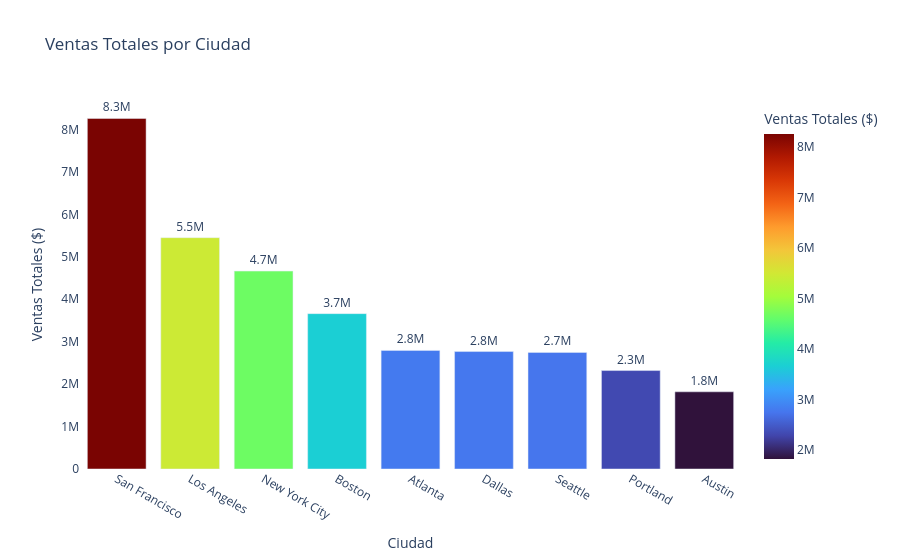

The notebook cell saved with this chart:
### Markdown cell above
## 5.1 ¿En qué ciudades se han registrado las mayores ventas?

### Code cell
df_ventas_ciudad = ciudades_con_mas_ventas.reset_index()

# Gráfico de barras interactivo para Ventas Totales
fig = px.bar(
    df_ventas_ciudad, 
    x='Ciudad', 
    y='Venta',              
    color='Venta',
    text_auto='.2s',        
    title='Ventas Totales por Ciudad',
    labels={'Venta': 'Ventas Totales ($)'},
    color_continuous_scale='Turbo' 
)

# paletas probadas: Tealgrn (muy claro), Viridis, Plasma, Inferno (Austin queda muy oscuro), Magma,Cividis, Turbo, Electric

# Mejoramos el diseño del texto y el fondo
fig.update_traces(textfont_size=12, textangle=0, textposition="outside", cliponaxis=False)
fig.update_layout(
    xaxis_title="Ciudad",
    yaxis_title="Ventas Totales ($)", 
    plot_bgcolor='white',
    hovermode="x"
)

fig.show()

### Figure 1 — Plotly figure (JSON) as saved in the notebook; plotly's stock layout.template omitted (floating-point values rounded to 4 significant figures)
{"data": [{"cliponaxis": false, "hovertemplate": "Ciudad=%{x}<br>Ventas Totales ($)=%{marker.color}<extra></extra>", "legendgroup": "", "marker": {"color": [8262000.0, 5453000.0, 4664000.0, 3662000.0, 2795000.0, 2768000.0, 2748000.0, 2320000.0, 1820000.0], "coloraxis": "coloraxis", "pattern": {"shape": ""}}, "name": "", "orientation": "v", "showlegend": false, "textangle": 0, "textfont": {"size": 12}, "textposition": "outside", "texttemplate": "%{y:.2s}", "type": "bar", "x": ["San Francisco", "Los Angeles", "New York City", "Boston", "Atlanta", "Dallas", "Seattle", "Portland", "Austin"], "xaxis": "x", "y": [8262000.0, 5453000.0, 4664000.0, 3662000.0, 2795000.0, 2768000.0, 2748000.0, 2320000.0, 1820000.0], "yaxis": "y"}], "layout": {"barmode": "relative", "coloraxis": {"autocolorscale": false, "colorbar": {"title": {"text": "Ventas Totales ($)"}}, "colorscale": [[0, "#30123b"], [0.07143, "#4145ab"], [0.1429, "#4675ed"], [0.2143, "#39a2fc"], [0.2857, "#1bcfd4"], [0.3571, "#24eca6"], [0.4286, "#61fc6c"], [0.5, "#a4fc3b"], [0.5714, "#d1e834"], [0.6429, "#f3c63a"], [0.7143, "#fe9b2d"], [0.7857, "#f36315"], [0.8571, "#d93806"], [0.9286, "#b11901"], [1, "#7a0402"]]}, "hovermode": "x", "legend": {"tracegroupgap": 0}, "plot_bgcolor": "white", "title": {"text": "Ventas Totales por Ciudad"}, "xaxis": {"anchor": "y", "domain": [0, 1], "title": {"text": "Ciudad"}}, "yaxis": {"anchor": "x", "domain": [0, 1], "title": {"text": "Ventas Totales ($)"}}}}
